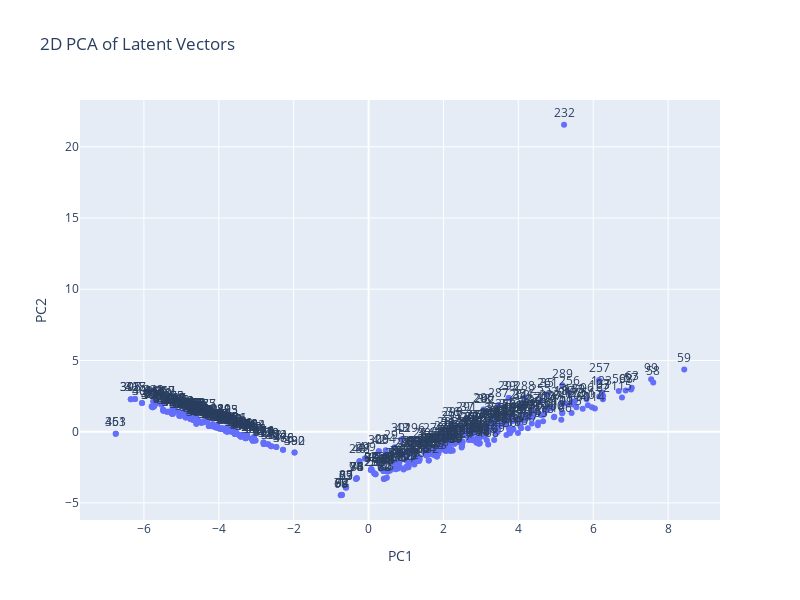

Write notebook code for a chart like this one.
### Code cell
import plotly.express as px

# 前面步驟得到的PCA結果 latent_vector_2d
df_latent = pd.DataFrame(latent_vector_2d, columns=['PC1', 'PC2'])

# 為了在圖表上顯示每個點的索引，我們可以將索引作為一個列添加到DataFrame中
df_latent['Index'] = range(0, len(df_latent))

# 使用Plotly Express創建散點圖
fig = px.scatter(df_latent, x='PC1', y='PC2', text='Index', title='2D PCA of Latent Vectors')
fig.update_traces(textposition='top center')
fig.update_layout(height=600, width=800)
fig.show()

### Figure 1 — Plotly figure (JSON) as saved in the notebook; plotly's stock layout.template omitted (floating-point values rounded to 4 significant figures; data arrays with more than 128 entries replaced by an {"elided": "..."} marker saying what was removed)
{"data": [{"hovertemplate": "PC1=%{x}<br>PC2=%{y}<br>Index=%{text}<extra></extra>", "legendgroup": "", "marker": {"color": "#636efa", "symbol": "circle"}, "mode": "markers+text", "name": "", "orientation": "v", "showlegend": false, "text": {"elided": "486 int values"}, "textposition": "top center", "type": "scatter", "x": {"elided": "486 float values"}, "xaxis": "x", "y": {"elided": "486 float values"}, "yaxis": "y"}], "layout": {"height": 600, "legend": {"tracegroupgap": 0}, "title": {"text": "2D PCA of Latent Vectors"}, "width": 800, "xaxis": {"anchor": "y", "autorange": true, "domain": [0, 1], "range": [-7.708, 9.386], "title": {"text": "PC1"}, "type": "linear"}, "yaxis": {"anchor": "x", "autorange": true, "domain": [0, 1], "range": [-6.202, 23.28], "title": {"text": "PC2"}, "type": "linear"}}}
